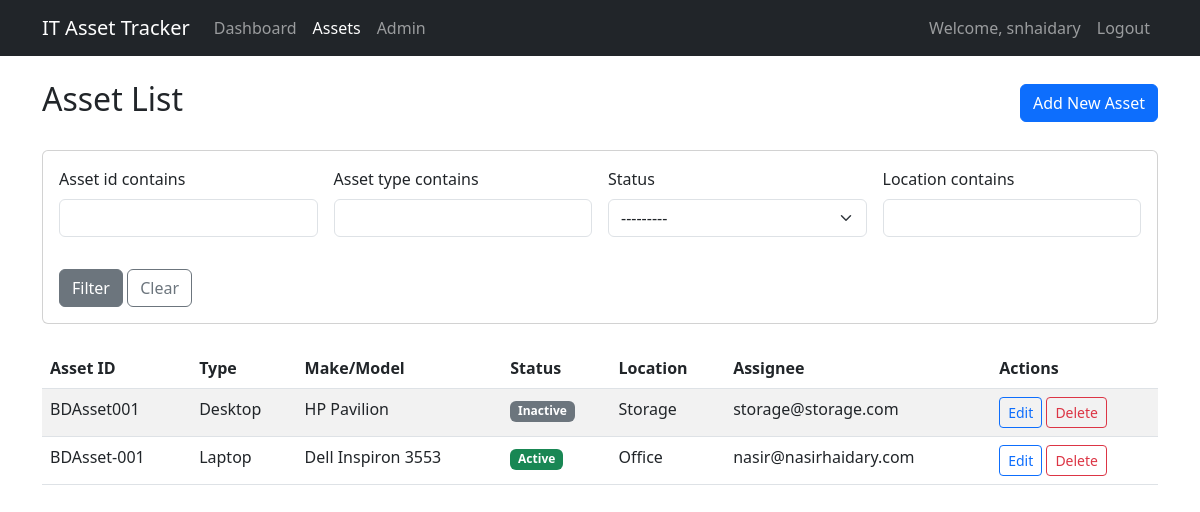
Page /assets/ (signed in) on the earlier database version.
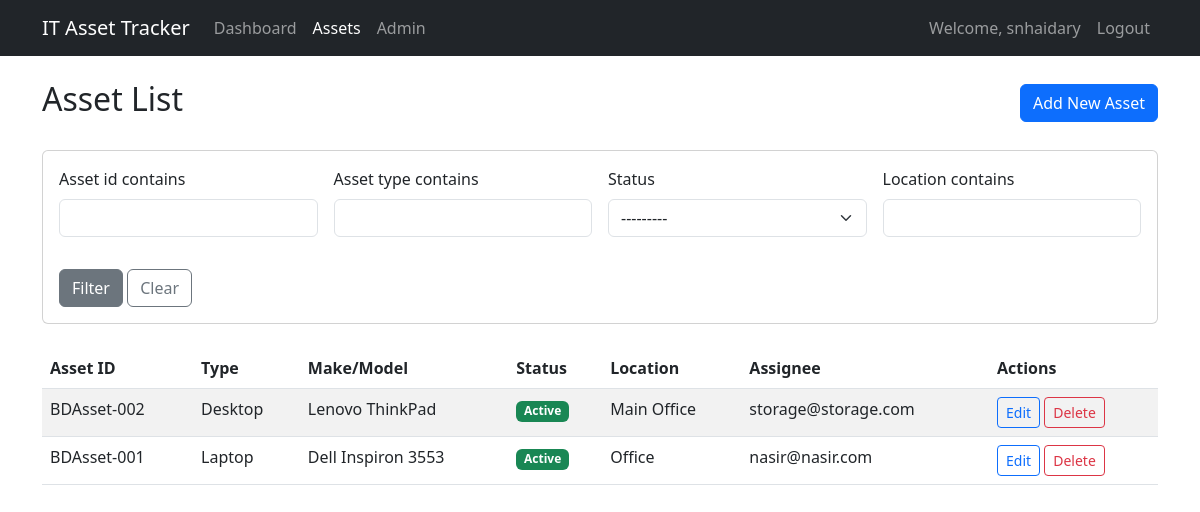
Same page on the later database version.
### assets/models.py (models this page shows, shortened)
class Asset(models.Model):
    STATUS_CHOICES = [
        ('ACTIVE', 'Active'),
        ('INACTIVE', 'Inactive'),
        ('MAINTENANCE', 'Under Maintenance'),
        ('RETIRED', 'Retired'),
    ]
    CONDITION_CHOICES = [
        ('NEW', 'New'),
        ('GOOD', 'Good'),
        ('FAIR', 'Fair'),
        ('POOR', 'Poor'),
    ]
    registration_date = models.DateTimeField(default=timezone.now)
    asset_id = models.CharField(max_length=50, unique=True)
    asset_type = models.CharField(max_length=100)
    make = models.CharField(max_length=100)
    model = models.CharField(max_length=100)
    serial_number = models.CharField(max_length=100, unique=True)
    operating_system = models.CharField(max_length=100)
    processor = models.CharField(max_length=100)
    ram = models.IntegerField(validators=[MinValueValidator(0)])
    storage = models.IntegerField(validators=[MinValueValidator(0)])
    location = models.CharField(max_length=200)
    status = models.CharField(max_length=20, choices=STATUS_CHOICES, default='ACTIVE')
    assignee = models.EmailField()
    condition = models.CharField(max_length=20, choices=CONDITION_CHOICES, default='NEW')
    notes = models.TextField(blank=True)
    class Meta:
        ordering = ['-registration_date']

### assets/views.py (the view)
# urls.py: path('', AssetListView.as_view(), name='asset-list'),
class AssetListView(LoginRequiredMixin, ListView):
    model = Asset
    template_name = 'assets/asset_list.html'
    context_object_name = 'assets'
    paginate_by = 10
    def get_queryset(self):
        queryset = Asset.objects.all()
        self.filterset = AssetFilter(self.request.GET, queryset=queryset)
        return self.filterset.qs
    def get_context_data(self, **kwargs):
        context = super().get_context_data(**kwargs)
        context['filter'] = self.filterset
        return context

### templates/assets/asset_list.html (shortened to what this page needs)
{% extends 'base.html' %}
{% load crispy_forms_tags %}
{% block content %}
<div class="row">
    <div class="col-md-12">
        <div class="d-flex justify-content-between align-items-center mb-4">
            <h2>Asset List</h2>
            <a href="{% url 'asset-create' %}" class="btn btn-primary">Add New Asset</a>
        </div>
        <div class="card mb-4">
            <div class="card-body">
                <form method="get" class="row g-3">
                    <div class="col-md-3">
                        {{ filter.form.asset_id|as_crispy_field }}
                    </div>
                    <div class="col-md-3">
                        {{ filter.form.asset_type|as_crispy_field }}
                    </div>
                    <div class="col-md-3">
                        {{ filter.form.status|as_crispy_field }}
                    </div>
                    <div class="col-md-3">
                        {{ filter.form.location|as_crispy_field }}
                    </div>
                    <div class="col-12">
                        <button type="submit" class="btn btn-secondary">Filter</button>
                        <a href="{% url 'asset-list' %}" class="btn btn-outline-secondary">Clear</a>
                    </div>
                </form>
            </div>
        </div>
        <div class="table-responsive">
            <table class="table table-striped">
                <thead>
                    <tr>
                        <th>Asset ID</th>
                        <th>Type</th>
                        <th>Make/Model</th>
                        <th>Status</th>
                        <th>Location</th>
                        <th>Assignee</th>
                        <th>Actions</th>
                    </tr>
                </thead>
                <tbody>
                    {% for asset in assets %}
                    <tr>
                        <td>{{ asset.asset_id }}</td>
                        <td>{{ asset.asset_type }}</td>
                        <td>{{ asset.make }} {{ asset.model }}</td>
                        <td><span class="badge bg-{% if asset.status == 'ACTIVE' %}success{% elif asset.status == 'MAINTENANCE' %}warning{% elif asset.status == 'INACTIVE' %}secondary{% else %}danger{% endif %}">{{ asset.get_status_display }}</span></td>
                        <td>{{ asset.location }}</td>
                        <td>{{ asset.assignee }}</td>
                        <td>
                            <a href="{% url 'asset-update' asset.pk %}" class="btn btn-sm btn-outline-primary">Edit</a>
                            <a href="{% url 'asset-delete' asset.pk %}" class="btn btn-sm btn-outline-danger">Delete</a>
                        </td>
                    </tr>
                    {% empty %}
                    <tr>
                        <td colspan="7" class="text-center">No assets found.</td>
                    </tr>
                    {% endfor %}
                </tbody>
            </table>
        </div>
    </div>
</div>
{% endblock %}

Differences in the rows shown:
removed Asset: asset_id "BDAsset001", asset_type "Desktop", make "HP", model "Pavilion", status "Inactive", location "Storage", assignee "storage@storage.com"
added Asset: asset_id "BDAsset-002", asset_type "Desktop", make "Lenovo", model "ThinkPad", status "Active", location "Main Office", assignee "storage@storage.com"
changed Asset "BDAsset-001": assignee "nasir@nasirhaidary.com" → "nasir@nasir.com"
